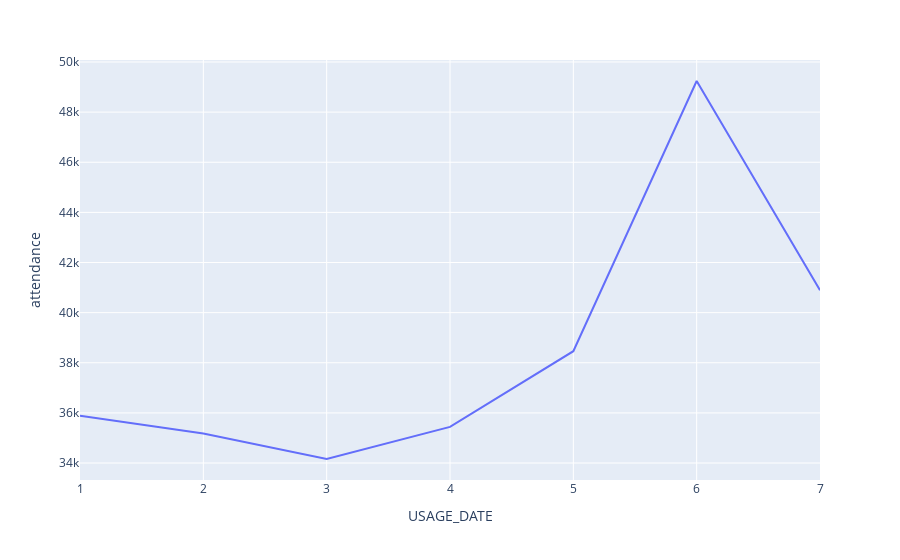

The code cell stored with this chart in its notebook:
### Code cell
attendance.filter(
  (col('USAGE_DATE') <= date(2020, 3, 13))
  .or_
  (col('USAGE_DATE') >= date(2021, 6, 19))
).groupby(col('USAGE_DATE').dt.weekday()).mean().sort('USAGE_DATE', descending=False).to_pandas().plot(x = 'USAGE_DATE', y= 'attendance')

### Figure 1 — Plotly figure (JSON) as saved in the notebook; plotly's stock layout.template omitted (floating-point values rounded to 4 significant figures)
{"data": [{"hovertemplate": "USAGE_DATE=%{x}<br>attendance=%{y}<extra></extra>", "legendgroup": "", "line": {"color": "#636efa", "dash": "solid"}, "marker": {"symbol": "circle"}, "mode": "lines", "name": "", "orientation": "v", "showlegend": false, "type": "scatter", "x": [1, 2, 3, 4, 5, 6, 7], "xaxis": "x", "y": [35890.0, 35180.0, 34160.0, 35440.0, 38460.0, 49240.0, 40890.0], "yaxis": "y"}], "layout": {"legend": {"tracegroupgap": 0}, "margin": {"t": 60}, "xaxis": {"anchor": "y", "domain": [0, 1], "title": {"text": "USAGE_DATE"}}, "yaxis": {"anchor": "x", "domain": [0, 1], "title": {"text": "attendance"}}}}
